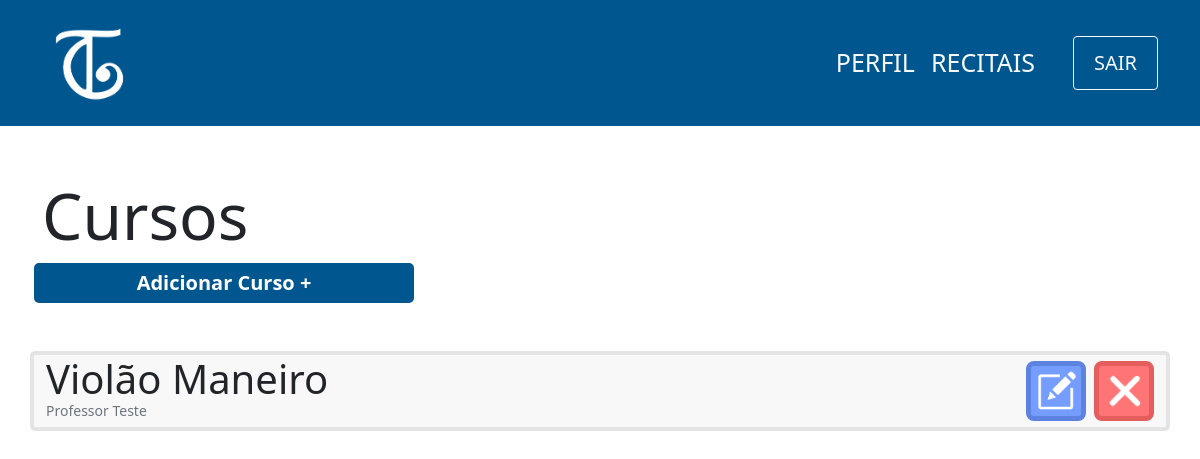
/view/curso/index.php, run on an earlier commit of the app's database.
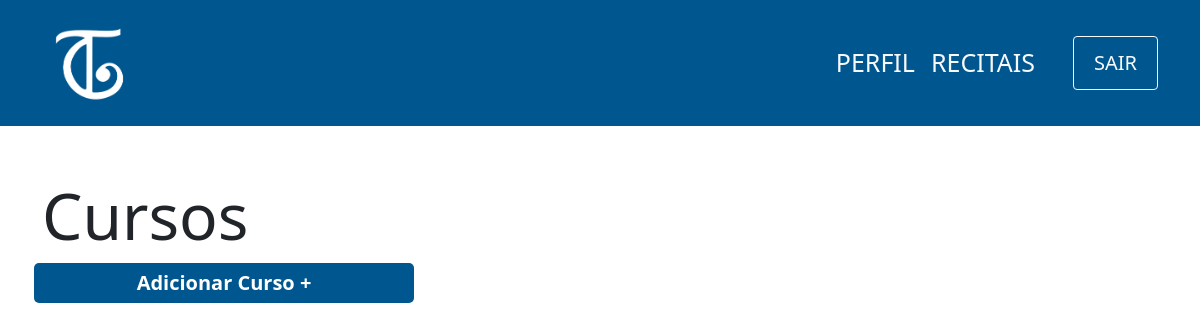
And on a later commit of the database.
### tables this page shows
CREATE TABLE curso(
                id INTEGER PRIMARY KEY,
                nome varchar(100) not null,
                id_professor integer not null,
                FOREIGN KEY (id) references professor(id_professor) ON DELETE CASCADE
            );

CREATE TABLE professor(
                id INTEGER PRIMARY KEY ,
                cpf varchar(11) not null,
                nome varchar(100) not null,
                senha varchar(100) not null,
                email varchar(100) not null,
                contrato varchar(150)
            );

### controller/curso/index.php (called while the page is built)
<?php
    require '../../db/connection.php';
    try {
        $sql=$db->prepare('SELECT curso.nome,curso.id,professor.nome as nomeProfessor FROM CURSO join PROFESSOR on CURSO.id_professor = PROFESSOR.id');
        $sql->execute();
        $cursos=$sql->fetchAll(PDO::FETCH_ASSOC);
    } catch (PDOException $e) {
        echo 'Erro ao executar comando no banco de dados: ' . $e->getMessage();
        exit();
    }
?>

### view/curso/index.php (the view, shortened to what this page needs)
<?php
    include '../../layouts/navbar.php';
    include '../../controller/curso/index.php';
?>
<div class="container">
    <div class="row mt-5">
        <h1 class="mt-1 display-3">Cursos</h1>
        <span class="btn-principal col-md-4 col-sm-12 mx-1 text-center mb-5">
            <a href="cadastro.php">Adicionar Curso +</a>
        </span>
        <?php
        foreach($cursos as $curso){
            echo'
            <div class="col-12 card d-flex flex-row mb-3 justify-content-between">
                <div class="d-flex flex-column" id="'.$curso['id'].'">
                    <p class="m-0 display-6">'.$curso['nome'].'</p>
                    <p class="m-0 text-muted display-3 mb-2" style="font-size:14px">'.$curso['nomeProfessor'].'</p>
                </div>
                <div class="d-flex align-items-center">
                    <button onclick="location.href=\'edit.php?id='.$curso['id'].'\';" class="btn-editar mx-2">
                        <img src="../../images/edit-icon.png" width=40px>
                    </button>
                    <button onclick="location.href=\'../../controller/curso/delete.php?id='.$curso['id'].'\';" class="btn-remover">
                        <img src="../../images/delete-icon.png" width=40px>
                    </button>
                </div>
            </div>';
            }
        ?>
    </div>
</div>

What changed in the data, as far as the page shows it:
removed curso: nome "Violão Maneiro", id.nome "Professor Teste"
